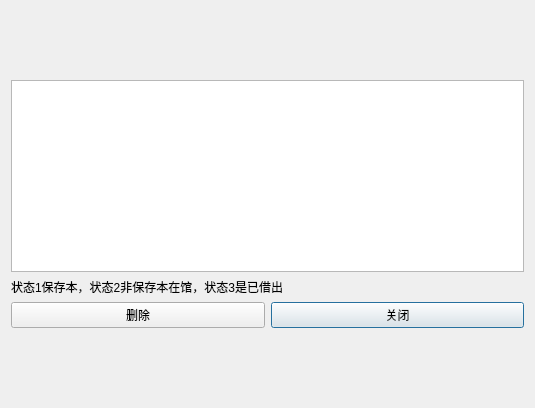
<?xml version="1.0" encoding="UTF-8"?>
<ui version="4.0">
 <class>DeleteBookDialog</class>
 <widget class="QDialog" name="DeleteBookDialog">
  <property name="geometry">
   <rect>
    <x>0</x>
    <y>0</y>
    <width>535</width>
    <height>408</height>
   </rect>
  </property>
  <property name="windowTitle">
   <string>Dialog</string>
  </property>
  <layout class="QGridLayout" name="gridLayout">
   <item row="4" column="0">
    <spacer name="verticalSpacer_2">
     <property name="orientation">
      <enum>Qt::Vertical</enum>
     </property>
     <property name="sizeHint" stdset="0">
      <size>
       <width>20</width>
       <height>40</height>
      </size>
     </property>
    </spacer>
   </item>
   <item row="1" column="0" colspan="2">
    <widget class="QTableWidget" name="deleteBookTv"/>
   </item>
   <item row="3" column="1">
    <widget class="QPushButton" name="closeBtn">
     <property name="text">
      <string>关闭</string>
     </property>
    </widget>
   </item>
   <item row="3" column="0">
    <widget class="QPushButton" name="deleteBtn">
     <property name="text">
      <string>删除</string>
     </property>
    </widget>
   </item>
   <item row="0" column="1">
    <spacer name="verticalSpacer">
     <property name="orientation">
      <enum>Qt::Vertical</enum>
     </property>
     <property name="sizeHint" stdset="0">
      <size>
       <width>20</width>
       <height>40</height>
      </size>
     </property>
    </spacer>
   </item>
   <item row="2" column="0" colspan="2">
    <widget class="QLabel" name="label">
     <property name="text">
      <string>状态1保存本，状态2非保存本在馆，状态3是已借出</string>
     </property>
    </widget>
   </item>
  </layout>
 </widget>
 <resources/>
 <connections/>
</ui>
